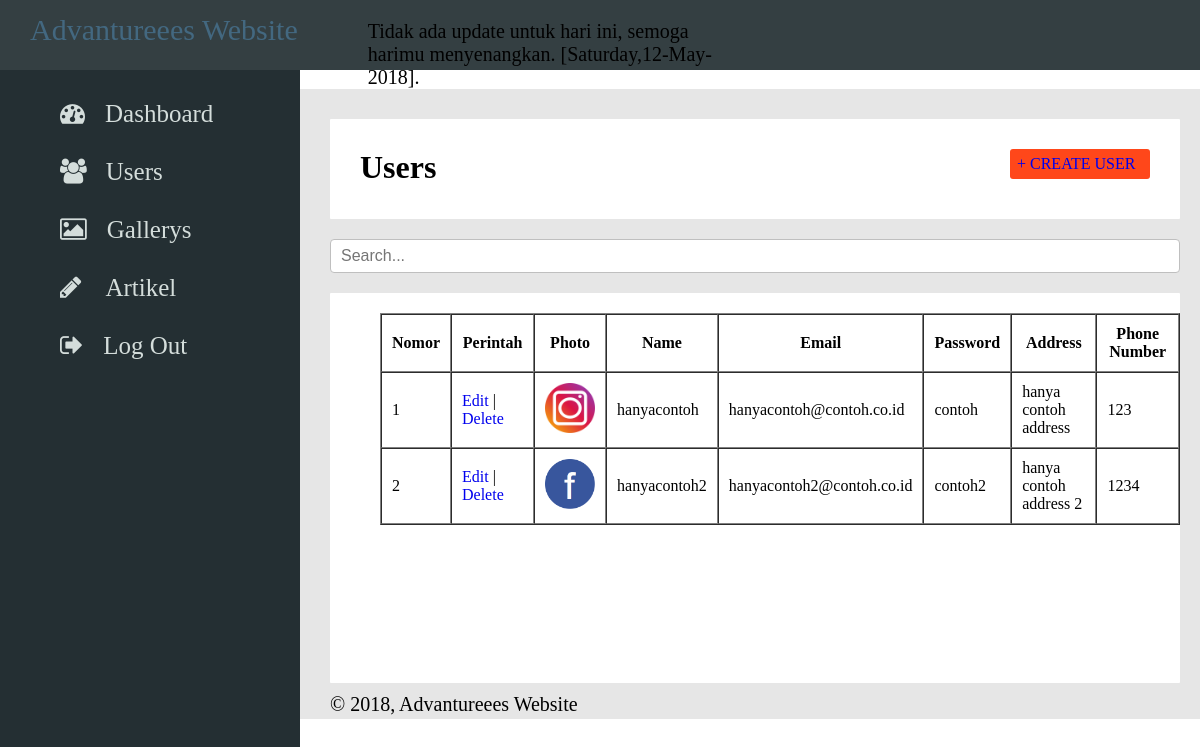
Screenshot of /n/users.php (signed in) with the database file from the repository.
### tables this page shows
CREATE TABLE IF NOT EXISTS `users2` (
  `id` int(11) NOT NULL,
  `photo` char(50) NOT NULL,
  `name` varchar(25) NOT NULL,
  `email` varchar(50) NOT NULL,
  `password` varchar(50) NOT NULL,
  `address` varchar(100) NOT NULL,
  `phone` bigint(15) NOT NULL
);

### web/n/u/function.php (called while the page is built, shortened)
<?php
$connect = mysqli_connect("localhost" , "root" , "", "web");
function query($query) {
  global $connect;
  $result = mysqli_query($connect, $query);
  $rows = [];
  while($row = mysqli_fetch_assoc($result)) {
    $rows[] = $row;
  }
  return $rows;
}
?>

### web/n/users.php (the view, shortened to what this page needs)
<?php
require 'u/function.php';
$result_users = query("SELECT * FROM users2");
 ?>
<!DOCTYPE html>
<html>
  <head>
    <link rel="stylesheet" href="../assets/font-awesome/css/font-awesome.min.css">
    <link rel="stylesheet" href="../assets/css/users.css">
  </head>
  <body>
    <div class="penampung">
      <div class="position nav-bar">
        <p class="float home-bar"><a class="home-bar-text" href="../home.php">Advantureees Website</a></p>
        <div class="float marquee-nav-bar">
          <marquee>Tidak ada update untuk hari ini, semoga harimu menyenangkan. [<?php echo date("l,d-M-Y"); ?>].</marquee>
        </div>
      </div>
      <div class="samping">
        <div class="dashboards">
          <span class="icon"><i class="fa fa-dashboard"></i><a class="row3 dashboard" href="dashboard.php">Dashboard</a></span>
        </div>
        <div class="users">
          <span class="icon"><i class="fa fa-users"></i><a class="row3 user" href="users.php">Users</a></span>
        </div>
        <div class="gallerys">
          <span class="icon"><i class="fa fa-picture-o"></i><a class="row3 gallery" href="gallerys.php">Gallerys</a></span>
        </div>
        <div class="pencils">
          <span class="icon"><i class="fa fa-pencil"></i><a class="row3 pencil" href="artikel.php">Artikel</a></span>
        </div>
        <div class="logouts">
          <span class="icon"><i class="fa fa-sign-out"></i><a class="row3 logouts" href="logout.php">Log Out</a></span>
        </div>
      </div>
      <div class="container">
        <div class="row4">
          <div class="col1-row4">
            <div class="c1-row4">
              <h1 class="float c2-row4">Users</h1>
              <div >
                <ul>
                  <li class="float1 col3-row4"><a class="c3-row4" href="add_user.php">+ CREATE USER</a></li>
                </ul>
              </div>
            </div>
          </div>
        </div>
        <div class="row5">
          <div class="col1-row5">
            <input id="name search" class="placeholder search" type="search" name="index-search" value="" placeholder="Search...">
          </div>
        </div>
        <div class="hmmm1 row6">
          <table class="" border="1" cellpadding="0" cellspacing="0">
            <tr>
              <th class="padd-marg">Nomor</th>
              <th class="padd-marg">Perintah</th>
              <th class="padd-marg">Photo</th>
              <th class="padd-marg">Name</th>
              <th class="padd-marg">Email</th>
              <th class="padd-marg">Password</th>
              <th class="padd-marg">Address</th>
              <th class="padd-marg">Phone Number</th>
            </tr>
            <?php $i = 1; ?>
            <?php foreach($result_users as $row) : ?>
            <tr class="padd-marg">
              <td class="padd-marg"><?= $i; ?></td>
              <td class="padd-marg">
                <a href="edit.php?id=<?= $row["id"]; ?>">Edit</a> |
                <a href="delete.php?id=<?= $row["id"]; ?>" onclick="return confirm('yakin ?')">Delete</a>
              </td>
              <td class="padd-marg"><img src="../assets/img/icon/<?= $row["photo"]; ?>" width="50"></td>
              <td class="padd-marg"><?= $row["name"]; ?></td>
              <td class="padd-marg"><?= $row["email"]; ?></td>
              <td class="padd-marg"><?= $row["password"]; ?></td>
              <td class="padd-marg"><?= $row["address"]; ?></td>
              <td class="padd-marg"><?= $row["phone"]; ?></td>
            </tr>
            <?php $i++; ?>
          <?php endforeach; ?>
          </table>
        </div>
        <div class="row7">
          <ul>
            <li class="copyright">&copy; 2018, Advantureees Website</li>
          </ul>
        </div>
      </div>
    </div>
  </body>
</html>

### web/assets/css/users.css (style rules this page uses)
* { margin: 0; padding: 0; }
div { display: block; }
ul { list-style-type: none; }
li { float: left; }
a { text-decoration: none; }
.float { float: left; }
.float1 { float: right; }
.position { position: relative; }
.nav-bar { width: 100%; height: 70px; background-color: #343F42; }
.home-bar { padding-right: 30px; padding-top: 13px; }
.home-bar-text { margin-left: 30px; font-size: 30px; color: #436880; }
.marquee-nav-bar { padding-left: 40px; font-size: 20px; padding-top: 20px; width: 30%; }
.samping { position: absolute; width: 300px; height: calc(100% - 70px); box-sizing: border-box; background-color: #242F33; }
.penampung { position: absolute; width: 100%; overflow: hidden; box-sizing: border-box; min-height: 100%; }
.row3 { padding-left: 20px; font-size: 25px; left: 30px; color: #D4DDDB; text-decoration: none; }
.icon { display: block; padding-left: 60px; padding-top: 30px; color: #D4DDDB; font-size: 25px; }
.user { padding-left: 19px; }
.pencil , .logout { padding-left: 24px; }
.container { float: left; background-color: #E6E6E6; width: 100%; height: 630px; }
.row4 { width: calc(100% - 350px); height: 100px; margin-top: 30px; margin-left: 330px; border-radius: 1px; background-color: #FFFFFF; }
.c2-row4 { margin-top: 30px; margin-left: 30px; }
.col3-row4 { margin-top: 30px; border-radius: 3px; margin-right: 30px; width: 140px; height: 30px; background-color: #FF471A; }
.c3-row4 { position: relative; left: 7px; top: 5.5px; }
.col1-row5 { margin-left: 330px; }
.placeholder { width: calc(100% - 20px); height: 34px; border: 1px solid #BFBFBF; border-radius: 4px; font-size: 16px; margin-top: 20px; padding-left: 10px; }
.row6 { width: calc(100% - 400px); height: 370px; margin-top: 20px; margin-left: 330px; border-radius: 1px; background-color: #FFFFFF; }
.hmmm1 { padding-top: 20px; padding-left: 50px; }
.padd-marg { margin: 10px; padding: 10px; }
.copyright { font-size: 20px; margin-top: 10px; margin-left: 330px; }

### rows the page displays
users2: photo (picture), name "hanyacontoh", email "hanyacontoh@contoh.co.id", password "contoh", address "hanya contoh address", phone "123"
users2: photo (picture), name "hanyacontoh2", email "hanyacontoh2@contoh.co.id", password "contoh2", address "hanya contoh address 2", phone "1234"
